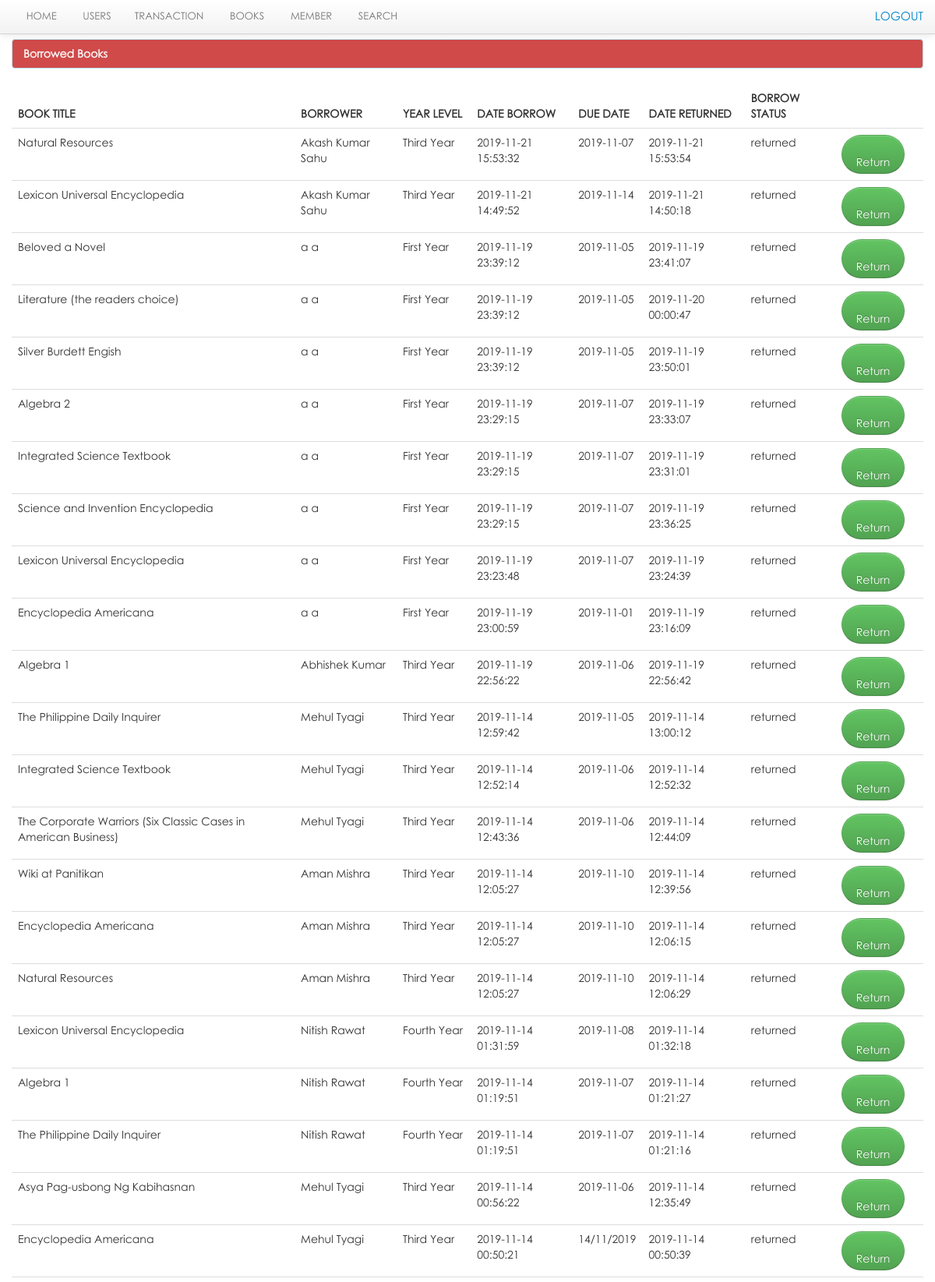
Page /lms/librarian/view_return.php (signed in, upper part) on the committed database.
### tables this page shows
CREATE TABLE `borrow` (
  `borrow_id` int(11) NOT NULL,
  `member_id` int(11) NOT NULL,
  `date_borrow` varchar(100) NOT NULL,
  `due_date` varchar(100) DEFAULT NULL
);

CREATE TABLE `book` (
  `book_id` int(11) NOT NULL,
  `book_title` varchar(100) NOT NULL,
  `category_id` int(50) NOT NULL,
  `author` varchar(50) NOT NULL,
  `book_copies` int(11) NOT NULL,
  `book_pub` varchar(100) NOT NULL,
  `publisher_name` varchar(100) NOT NULL,
  `isbn` varchar(50) NOT NULL,
  `copyright_year` int(11) NOT NULL,
  `Shelf/Rack` varchar(11) NOT NULL,
  `date_receive` varchar(20) NOT NULL,
  `date_added` datetime NOT NULL,
  `status` varchar(30) NOT NULL
);

CREATE TABLE `member` (
  `member_id` int(11) NOT NULL,
  `password` varchar(50) NOT NULL,
  `firstname` varchar(100) NOT NULL,
  `lastname` varchar(100) NOT NULL,
  `gender` varchar(10) NOT NULL,
  `address` varchar(100) NOT NULL,
  `contact` varchar(100) NOT NULL,
  `type` varchar(100) NOT NULL,
  `year_level` varchar(100) NOT NULL,
  `email_id` varchar(100) NOT NULL,
  `verified` int(1) NOT NULL DEFAULT 0,
  `vkey` varchar(99) NOT NULL,
  `status` varchar(100) NOT NULL
);

CREATE TABLE `borrowdetails` (
  `borrow_details_id` int(11) NOT NULL,
  `book_id` int(11) NOT NULL,
  `fine` int(11) DEFAULT -99,
  `borrow_id` int(11) NOT NULL,
  `borrow_status` varchar(50) NOT NULL,
  `date_return` varchar(100) NOT NULL
);

### lms/librarian/view_return.php (the view, shortened to what this page needs)
<?php include('header.php'); ?>
<?php include('navbar_borrow.php'); ?>
    <div class="container">
		<div class="margin-top">
			<div class="row">
				<div class="span12">
						<div class="alert alert-info"><strong>Borrowed Books</strong></div>
                            <table cellpadding="0" cellspacing="0" border="0" class="table" id="example">
                                <thead>
                                    <tr>
                                        <th>Book title</th>
                                        <th>Borrower</th>
                                        <th>Year Level</th>
                                        <th>Date Borrow</th>
                                        <th>Due Date</th>
                                        <th>Date Returned</th>
										<th>Borrow Status</th>
                                    </tr>
                                </thead>
                                <tbody>
                                  <?php  $user_query=mysqli_query($con,"select * from borrow
								LEFT JOIN member ON borrow.member_id = member.member_id
								LEFT JOIN borrowdetails ON borrow.borrow_id = borrowdetails.borrow_id
								LEFT JOIN book on borrowdetails.book_id =  book.book_id
								ORDER BY borrow.borrow_id DESC
								  ")or die(mysql_error());
									while($row=mysqli_fetch_array($user_query)){
									$id=$row['borrow_id'];
									$borrow_details_id=$row['borrow_details_id'];
									?>
									<tr class="del<?php echo $id ?>">
                                    <td><?php echo $row['book_title']; ?></td>
                                    <td><?php echo $row['firstname']." ".$row['lastname']; ?></td>
                                    <td><?php echo $row['year_level']; ?></td>
									<td><?php echo $row['date_borrow']; ?></td>
                                    <td><?php echo $row['due_date']; ?> </td>
									<td><?php echo $row['date_return']; ?> </td>
									<td><?php echo $row['borrow_status'];?></td>
									<td> <a rel="tooltip"  title="Return" id="<?php echo $borrow_details_id; ?>" href="#delete_book<?php echo $borrow_details_id; ?>" data-toggle="modal"    class="btn btn-success"><i class="icon-check icon-large"></i>Return</a>
                                    <td></td>
                                    </tr>
									<?php  }  ?>
                                </tbody>
                            </table>
			</div>
			</div>
		</div>
    </div>
<?php include('footer.php') ?>

### lms/css/docs.css (style rules this page uses)
body { font-family:'TR Century Gothic',Helvetica,Arial,sans-serif !important; }
.btn { border-radius: 25px !important; }
.alert { text-shadow: none; }
th { text-transform:uppercase; }
.margin-top { margin-top:50px; }
body { background: url(../img/grid_noise.png); position: relative; }

### lms/css/print.css (style rules this page uses)
th { text-align:left; }
td { text-align:left; border-top:1px solid; padding:2px; }
.btn { display:none; }
.alert { display:none; }
body { font-family:arial; font-size:13px; }

### rows in the picture
borrow: book.book_title "Natural Resources", member.firstname "Akash Kumar", member.lastname "Sahu", member.year_level "Third Year", date_borrow "2019-11-21 15:53:32", due_date "2019-11-07", borrowdetails.date_return "2019-11-21 15:53:54", borrowdetails.borrow_status "returned"
borrow: book.book_title "Lexicon Universal Encyclopedia", member.firstname "Akash Kumar", member.lastname "Sahu", member.year_level "Third Year", date_borrow "2019-11-21 14:49:52", due_date "2019-11-14", borrowdetails.date_return "2019-11-21 14:50:18", borrowdetails.borrow_status "returned"
borrow: book.book_title "Beloved a Novel", member.firstname "a", member.lastname "a", member.year_level "First Year", date_borrow "2019-11-19 23:39:12", due_date "2019-11-05", borrowdetails.date_return "2019-11-19 23:41:07", borrowdetails.borrow_status "returned", book.book_title "Literature (the readers choice)", borrowdetails.date_return "2019-11-20 00:00:47", book.book_title "Silver Burdett Engish", borrowdetails.date_return "2019-11-19 23:50:01"
borrow: book.book_title "Algebra 2", member.firstname "a", member.lastname "a", member.year_level "First Year", date_borrow "2019-11-19 23:29:15", due_date "2019-11-07", borrowdetails.date_return "2019-11-19 23:33:07", borrowdetails.borrow_status "returned", book.book_title "Integrated Science Textbook", borrowdetails.date_return "2019-11-19 23:31:01", book.book_title "Science and Invention Encyclopedia", borrowdetails.date_return "2019-11-19 23:36:25"
borrow: book.book_title "Lexicon Universal Encyclopedia", member.firstname "a", member.lastname "a", member.year_level "First Year", date_borrow "2019-11-19 23:23:48", due_date "2019-11-07", borrowdetails.date_return "2019-11-19 23:24:39", borrowdetails.borrow_status "returned"
borrow: book.book_title "Encyclopedia Americana", member.firstname "a", member.lastname "a", member.year_level "First Year", date_borrow "2019-11-19 23:00:59", due_date "2019-11-01", borrowdetails.date_return "2019-11-19 23:16:09", borrowdetails.borrow_status "returned"
borrow: book.book_title "Algebra 1", member.firstname "Abhishek", member.lastname "Kumar", member.year_level "Third Year", date_borrow "2019-11-19 22:56:22", due_date "2019-11-06", borrowdetails.date_return "2019-11-19 22:56:42", borrowdetails.borrow_status "returned"
borrow: book.book_title "The Philippine Daily Inquirer", member.firstname "Mehul", member.lastname "Tyagi", member.year_level "Third Year", date_borrow "2019-11-14 12:59:42", due_date "2019-11-05", borrowdetails.date_return "2019-11-14 13:00:12", borrowdetails.borrow_status "returned"
borrow: book.book_title "Integrated Science Textbook", member.firstname "Mehul", member.lastname "Tyagi", member.year_level "Third Year", date_borrow "2019-11-14 12:52:14", due_date "2019-11-06", borrowdetails.date_return "2019-11-14 12:52:32", borrowdetails.borrow_status "returned"
borrow: book.book_title "The Corporate Warriors (Six Classic Cases in American Business)", member.firstname "Mehul", member.lastname "Tyagi", member.year_level "Third Year", date_borrow "2019-11-14 12:43:36", due_date "2019-11-06", borrowdetails.date_return "2019-11-14 12:44:09", borrowdetails.borrow_status "returned"
borrow: book.book_title "Wiki at Panitikan", member.firstname "Aman", member.lastname "Mishra", member.year_level "Third Year", date_borrow "2019-11-14 12:05:27", due_date "2019-11-10", borrowdetails.date_return "2019-11-14 12:39:56", borrowdetails.borrow_status "returned", book.book_title "Encyclopedia Americana", borrowdetails.date_return "2019-11-14 12:06:15", book.book_title "Natural Resources", borrowdetails.date_return "2019-11-14 12:06:29"
borrow: book.book_title "Lexicon Universal Encyclopedia", member.firstname "Nitish", member.lastname "Rawat", member.year_level "Fourth Year", date_borrow "2019-11-14 01:31:59", due_date "2019-11-08", borrowdetails.date_return "2019-11-14 01:32:18", borrowdetails.borrow_status "returned"
borrow: book.book_title "Algebra 1", member.firstname "Nitish", member.lastname "Rawat", member.year_level "Fourth Year", date_borrow "2019-11-14 01:19:51", due_date "2019-11-07", borrowdetails.date_return "2019-11-14 01:21:27", borrowdetails.borrow_status "returned", book.book_title "The Philippine Daily Inquirer", borrowdetails.date_return "2019-11-14 01:21:16"
borrow: book.book_title "Asya Pag-usbong Ng Kabihasnan", member.firstname "Mehul", member.lastname "Tyagi", member.year_level "Third Year", date_borrow "2019-11-14 00:56:22", due_date "2019-11-06", borrowdetails.date_return "2019-11-14 12:35:49", borrowdetails.borrow_status "returned"
borrow: book.book_title "Encyclopedia Americana", member.firstname "Mehul", member.lastname "Tyagi", member.year_level "Third Year", date_borrow "2019-11-14 00:50:21", due_date "14/11/2019", borrowdetails.date_return "2019-11-14 00:50:39", borrowdetails.borrow_status "returned"
